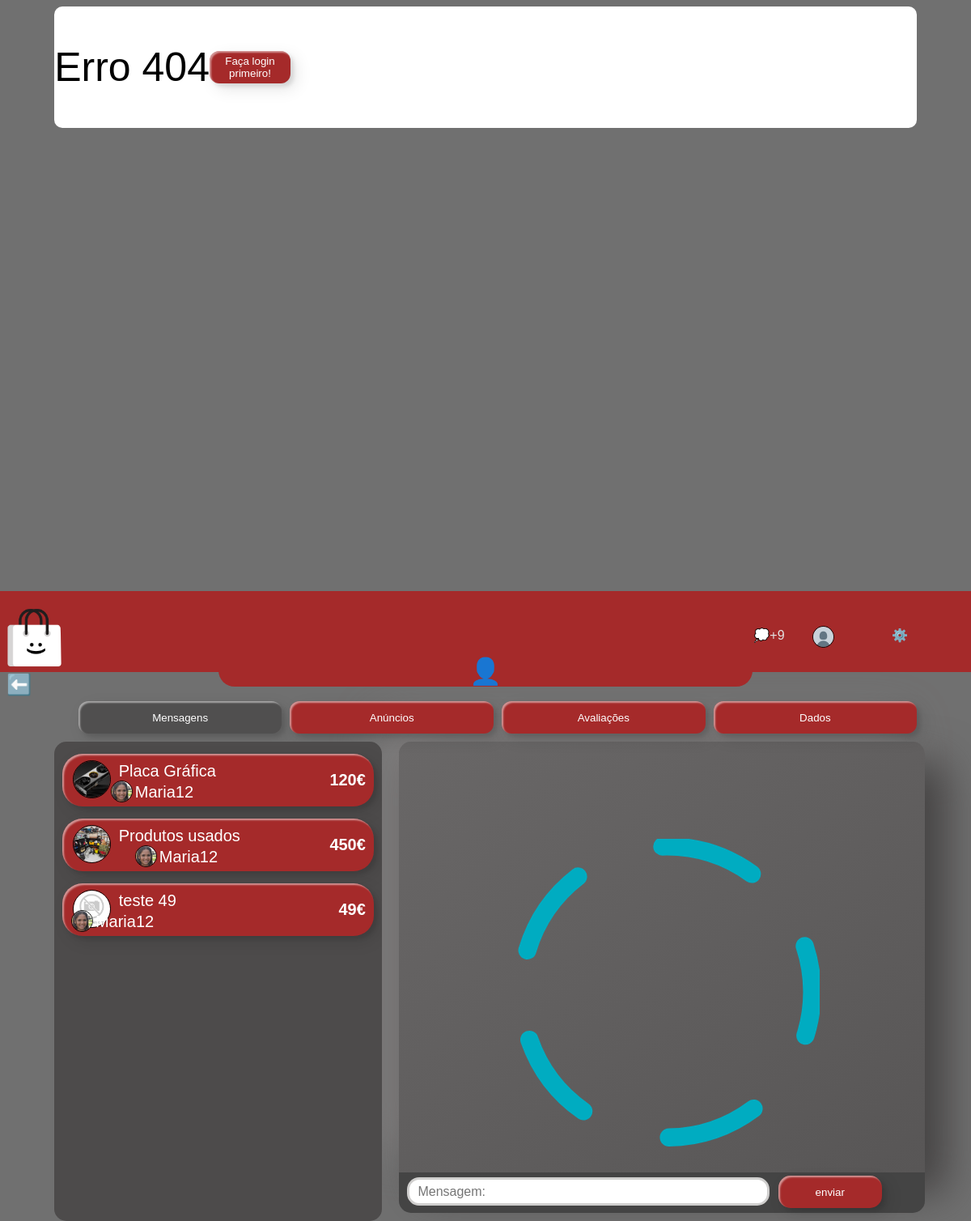
/PHP/conta.php, run on the app's committed database.
### tables this page shows
CREATE TABLE `anuncios` (
  `idAnuncio` int(11) NOT NULL,
  `titulo` varchar(100) NOT NULL,
  `descricao` longtext NOT NULL,
  `preco` double NOT NULL,
  `localizacao` varchar(40) NOT NULL,
  `visualizacoes` int(11) NOT NULL,
  `idUser` int(11) NOT NULL,
  `idCategoria` enum('Informática','Mobilidade','Agricultura','Vestuário','Móveis','Empregos','Serviços','Veículos','Desporto','Animais') NOT NULL,
  `estadoProduto` enum('Imaculado','Novo','Semi-novo','Usado','Estragado') NOT NULL,
  `marca` varchar(45) NOT NULL,
  `intAnuncio` enum('compra','venda','troca','doação') NOT NULL,
  `subCategoria` varchar(50) NOT NULL,
  `subSubCategoria` varchar(50) NOT NULL,
  `imagem` varchar(255) NOT NULL,
  `dataCriacao` datetime NOT NULL DEFAULT current_timestamp()
);

CREATE TABLE `user` (
  `idUser` int(11) NOT NULL,
  `user` varchar(255) NOT NULL,
  `email` varchar(30) NOT NULL,
  `senha` varchar(30) NOT NULL,
  `nome` varchar(150) NOT NULL COMMENT 'Nome Pessoal do Utilizador',
  `apelido` varchar(255) NOT NULL,
  `avaliacao` int(11) NOT NULL COMMENT 'AvaliaÃ§Ã£o do utilizador',
  `morada` varchar(255) NOT NULL COMMENT 'Morada',
  `cod_postal` varchar(9) NOT NULL COMMENT 'CÃ³digo Postal',
  `localidade` varchar(30) NOT NULL COMMENT 'Localidade',
  `telemovel` int(9) NOT NULL,
  `nif` int(9) NOT NULL COMMENT 'Nr Contribuinte de empresa ou Pessoal',
  `nome_empresa` varchar(255) DEFAULT NULL COMMENT 'Nome da empresa a ser preenchido caso o tipo de negÃ³cio seja ''n''',
  `tipo_negocio` enum('s','n') NOT NULL COMMENT 'Se s = particular\r\nSe n = empresa',
  `fotoPerfil` mediumtext NOT NULL,
  `genero` enum('1','2','3') NOT NULL COMMENT 'Se 1 = Masculino\r\nSe 2 = Feminino\r\nSe 3 = Outro',
  `dataCriacao` date NOT NULL DEFAULT current_timestamp() COMMENT 'Quando a conta foi criada'
);

### Include_once/Mensagens/chat.php (the view, shortened to what this page needs)
<div class="mensagens">
    <div id="pessoas">
        <?php
        $idUser = $_SESSION['idUser'];
        $query2 = "SELECT DISTINCT idAnuncio,idUser,idDestinatario FROM chat WHERE idDestinatario='$idUser' ORDER BY dataEnvio DESC";
        $resultado2 = $mysqli->query($query2);
        foreach ($resultado2 as $chat2) {
            $idAnuncio2 = $chat2['idAnuncio'];
            $idUser2 = $chat2['idUser'];
            $result3 = $con->query("SELECT * FROM user WHERE idUser='$idUser2'")->fetchAll();
            foreach ($result3 as $user) {
            }
            $fotoPerfil = $user['fotoPerfil'];
            $queryAnuncio2 = "SELECT * FROM anuncios WHERE idAnuncio='$idAnuncio2'";
            $resultadoAnuncio2 = $mysqli->query($queryAnuncio2);
            $resultAnuncio2 = mysqli_fetch_assoc($resultadoAnuncio2);
        ?>
            <div onclick="window.location.href='?idAnuncio=<?= $idAnuncio2 ?>&&idUser=<?= $chat2['idUser'] ?>'">
                <?php
                $idAnuncio = $_GET['idAnuncio'];
                $idUserGET = $_GET['idUser'];
                if ($idAnuncio == $idAnuncio2  && $idUserGET == $chat2['idUser']) {
                    $style = "width: 92%; background-color: #FFE4E1; border: 2px solid rgb(172, 0, 0); color: black; border-radius: 25px 40px 0px 25px";
                } else {
                    $style = "";
                }
                ?>
                <div style="background-color: brown; color:white ; <?php echo $style ?>" id="anuncio">
                    <a href="../PHP/anuncio.php?idAnuncio=<?= $idAnuncio2 ?>"><img src="../uploads/<?= $resultAnuncio2['imagem'] ?>" class="miniFotoPerfil" id="fotoChat" /></a>
                    <?php echo $resultAnuncio2['titulo'] ?> <br><br>
                    <div id="anunciante">
                        <img src="../uploads/<?= $fotoPerfil ?>" class="miniFotoPerfil" id="fotoPerfilPessoa" />
                        <?php echo $user['user'] ?>
                    </div>
                    <div id="preco"><?php echo $resultAnuncio2['preco'] . "€" ?></div>
                </div>
            </div>
        <?php } ?>
    </div>
    <div>
        <div class="mensagem" id="chat">
            <?php include_once('../Include_once/loadAnimation.php'); ?>
        </div>
        <div class="mensagem " id="enviarMensagem">
            <form action="../Include_once/Mensagens/inserirChat.php?idAnuncio=<?= $idAnuncio = $_GET['idAnuncio'] ?>&&idUser=<?= $_GET['idUser'] ?>" method="POST">
                <input type="text" id="search-bar" class="mensagem" name="mensagem" placeholder="Mensagem:" required>
                <input type="submit" id="enviar" value="enviar">
            </form>
        </div>
    </div>
</div>

### style.css (style rules this page uses)
:root { --boxShadow: inset 2px 2px 2px 0px rgba(255, 255, 255, .5), 7px 7px 20px 0px rgba(0, 0, 0, .1), 4px 4px 5px 0px rgba(0, 0, 0, .1); --scrollcolor: #fff; --scrollbackground: #141e27; }
.miniFotoPerfil { border-radius: 100%; width: 25px; height: 25px; object-fit: cover; object-position: 50% 50%; border: 1px solid #000000; vertical-align: middle; position: absolute; margin-left: -30px; margin-top: -3px; }
body { background-color: rgb(112, 112, 112); min-height: 100%; }
a { text-decoration: none; }
* { outline: 0; font-family: sans-serif }
html { scroll-behavior: smooth; }
#search-bar { position: relative; border-radius: 20px; width: 35%; height: 45px; padding: 0 10px; padding-right: 10px; margin-top: 1%; font-size: 1rem; border: 3px solid #D0CFCE; transition: all 0.4s ease; }
#chat { background-color: gray; border-radius: 15px 7px 0px 0px; width: 100%; height: 100%; padding-top: 20px; overflow: auto; display: flex; flex-direction: column-reverse; }
#enviarMensagem { height: 50px; width: 100%; background-color: rgb(68, 68, 68); border-radius: 0px 0px 15px 15px; }
#search-bar.mensagem { height: 35px; width: 70%; border-radius: 15px; }
.mensagens { width: 90%; display: grid; grid-template-columns: 38% 60%; gap: 2%; margin: 0 auto; height: 50vh; }
#pessoas { z-index: 1; height: 74vh; background-color: rgb(77, 75, 75); width: 100%; overflow: auto; overflow-x: hidden; color: white; border-radius: 15px; font-size: 20px; }
#anunciante { margin-top: 30px; margin-left: -100px; position: relative; }
#fotoChat.miniFotoPerfil { position: relative; width: 45px; height: 45px; margin-right: 10px; transition: all 0.4s ease; }
#anuncio { background-color: white; color: black; height: auto; min-height: 65px; display: flex; align-items: center; margin-left: auto; margin-right: auto; padding-left: 20px; cursor: pointer; margin-top: 15px; width: 90%; border-radius: 25px; transition: all 0.2s ease; box-shadow: var(--boxShadow); }
#preco { float: right; display: flex; justify-content: right; margin-left: auto; font-weight: bold; padding-right: 10px; }
#chat.mensagem { height: 64vh; background-color: rgb(77, 75, 75); width: 100%; color: white; border-radius: 15px 15px 0px 0px; padding-left: 10px; display: flex; grid-template-columns: 45% 45%; flex-direction: column-reverse; background: linear-gradient(145deg, #696767, #585656); box-shadow: 26px 26px 51px #444242, -26px -26px 51px #807e7e; overflow-x: hidden; }
#enviarMensagem.mensagem { padding-left: 10px; width: 100%; }
#enviar { width: 20%; height: 40px; border-radius: 15px; background-color: brown; color: white; box-shadow: var(--boxShadow); border: none; cursor: pointer; transition: all 0.2s ease; margin-left: 1%; }

### data on the page
anuncios: imagem (picture), titulo "Placa Gráfica", preco "120"
user: fotoPerfil (picture), user "Maria12"
anuncios: imagem (picture), titulo "Produtos usados", preco "450"
anuncios: imagem (picture), titulo "teste 49", preco "49"

### other printed values
$titulo "👤"
